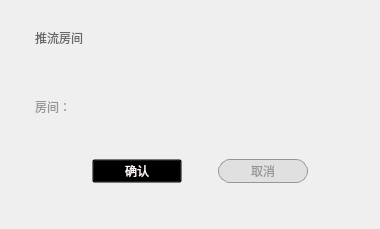
<?xml version="1.0" encoding="UTF-8"?>
<ui version="4.0">
 <class>ByPassRoomWdg</class>
 <widget class="QWidget" name="ByPassRoomWdg">
  <property name="geometry">
   <rect>
    <x>0</x>
    <y>0</y>
    <width>380</width>
    <height>229</height>
   </rect>
  </property>
  <property name="minimumSize">
   <size>
    <width>380</width>
    <height>229</height>
   </size>
  </property>
  <property name="maximumSize">
   <size>
    <width>380</width>
    <height>229</height>
   </size>
  </property>
  <property name="windowTitle">
   <string>ByPassRoomWdg</string>
  </property>
  <property name="styleSheet">
   <string notr="true"/>
  </property>
  <layout class="QVBoxLayout" name="verticalLayout_2">
   <property name="leftMargin">
    <number>25</number>
   </property>
   <property name="topMargin">
    <number>20</number>
   </property>
   <property name="rightMargin">
    <number>25</number>
   </property>
   <item>
    <widget class="QWidget" name="widget_4" native="true">
     <property name="styleSheet">
      <string notr="true">QWidget{
background-color:rgba(0,0,0,0);
}</string>
     </property>
     <layout class="QGridLayout" name="gridLayout">
      <property name="leftMargin">
       <number>0</number>
      </property>
      <property name="topMargin">
       <number>0</number>
      </property>
      <property name="rightMargin">
       <number>0</number>
      </property>
      <property name="bottomMargin">
       <number>0</number>
      </property>
      <property name="spacing">
       <number>0</number>
      </property>
      <item row="0" column="0">
       <widget class="QWidget" name="widget_title" native="true">
        <property name="minimumSize">
         <size>
          <width>0</width>
          <height>35</height>
         </size>
        </property>
        <property name="maximumSize">
         <size>
          <width>16777215</width>
          <height>35</height>
         </size>
        </property>
        <property name="styleSheet">
         <string notr="true"/>
        </property>
        <layout class="QHBoxLayout" name="horizontalLayout_2">
         <property name="leftMargin">
          <number>10</number>
         </property>
         <property name="topMargin">
          <number>0</number>
         </property>
         <property name="bottomMargin">
          <number>0</number>
         </property>
         <item alignment="Qt::AlignHCenter">
          <widget class="QLabel" name="label">
           <property name="maximumSize">
            <size>
             <width>16777215</width>
             <height>50</height>
            </size>
           </property>
           <property name="styleSheet">
            <string notr="true">color:rgb(105,105,105);
font: 12pt &quot;微软雅黑&quot;;</string>
           </property>
           <property name="text">
            <string>推流房间</string>
           </property>
          </widget>
         </item>
         <item>
          <spacer name="horizontalSpacer">
           <property name="orientation">
            <enum>Qt::Horizontal</enum>
           </property>
           <property name="sizeHint" stdset="0">
            <size>
             <width>40</width>
             <height>20</height>
            </size>
           </property>
          </spacer>
         </item>
         <item>
          <layout class="QGridLayout" name="layout_close"/>
         </item>
        </layout>
       </widget>
      </item>
      <item row="1" column="0">
       <layout class="QGridLayout" name="gridLayout_2">
        <property name="leftMargin">
         <number>10</number>
        </property>
        <property name="rightMargin">
         <number>10</number>
        </property>
        <property name="spacing">
         <number>0</number>
        </property>
        <item row="3" column="4">
         <widget class="QToolButton" name="toolButtonRefuse">
          <property name="minimumSize">
           <size>
            <width>90</width>
            <height>24</height>
           </size>
          </property>
          <property name="maximumSize">
           <size>
            <width>90</width>
            <height>24</height>
           </size>
          </property>
          <property name="styleSheet">
           <string notr="true">QToolButton{
    background-color: rgb(224, 224, 224);
	color: rgb(150, 150, 150);
	border: 1px solid rgb(150, 150, 150);
	border-radius: 12px;
}

QToolButton:hover{
    background-color: rgb(150, 150, 150);
    color: rgb(243, 243, 243);
}</string>
          </property>
          <property name="text">
           <string>取消</string>
          </property>
          <property name="autoRaise">
           <bool>true</bool>
          </property>
         </widget>
        </item>
        <item row="3" column="2">
         <widget class="QPushButton" name="pushButtonAgree">
          <property name="minimumSize">
           <size>
            <width>90</width>
            <height>24</height>
           </size>
          </property>
          <property name="maximumSize">
           <size>
            <width>90</width>
            <height>24</height>
           </size>
          </property>
          <property name="styleSheet">
           <string notr="true">QPushButton{
	color: rgb(255, 247, 247);
	border-image: url(:/sysButton/img/sysButton/okButton.png);
}
QPushButton:hover{
	color: rgb(255, 247, 247);
	border-image: url(:/sysButton/img/sysButton/okButtonOn.png);
}
QPushButton:pressed{
	color: rgb(255, 247, 247);
	border-image: url(:/sysButton/img/sysButton/okButton.png);
}
</string>
          </property>
          <property name="text">
           <string>确认</string>
          </property>
          <property name="autoRepeat">
           <bool>false</bool>
          </property>
         </widget>
        </item>
        <item row="3" column="3">
         <spacer name="horizontalSpacer_2">
          <property name="orientation">
           <enum>Qt::Horizontal</enum>
          </property>
          <property name="sizeHint" stdset="0">
           <size>
            <width>40</width>
            <height>20</height>
           </size>
          </property>
         </spacer>
        </item>
        <item row="3" column="0">
         <spacer name="horizontalSpacer_3">
          <property name="orientation">
           <enum>Qt::Horizontal</enum>
          </property>
          <property name="sizeHint" stdset="0">
           <size>
            <width>40</width>
            <height>20</height>
           </size>
          </property>
         </spacer>
        </item>
        <item row="3" column="5">
         <spacer name="horizontalSpacer_4">
          <property name="orientation">
           <enum>Qt::Horizontal</enum>
          </property>
          <property name="sizeHint" stdset="0">
           <size>
            <width>40</width>
            <height>20</height>
           </size>
          </property>
         </spacer>
        </item>
        <item row="2" column="3">
         <spacer name="verticalSpacer_2">
          <property name="orientation">
           <enum>Qt::Vertical</enum>
          </property>
          <property name="sizeHint" stdset="0">
           <size>
            <width>20</width>
            <height>40</height>
           </size>
          </property>
         </spacer>
        </item>
        <item row="1" column="1" colspan="5">
         <widget class="QLineEdit" name="lineEdit">
          <property name="minimumSize">
           <size>
            <width>0</width>
            <height>30</height>
           </size>
          </property>
          <property name="styleSheet">
           <string notr="true">
border:1px;
color: rgb(150, 150, 150);
</string>
          </property>
         </widget>
        </item>
        <item row="1" column="0">
         <widget class="QLabel" name="label_2">
          <property name="styleSheet">
           <string notr="true">
border:0px;
color: rgb(150, 150, 150);</string>
          </property>
          <property name="text">
           <string>房间：</string>
          </property>
         </widget>
        </item>
        <item row="0" column="1">
         <spacer name="verticalSpacer">
          <property name="orientation">
           <enum>Qt::Vertical</enum>
          </property>
          <property name="sizeHint" stdset="0">
           <size>
            <width>20</width>
            <height>40</height>
           </size>
          </property>
         </spacer>
        </item>
       </layout>
      </item>
     </layout>
    </widget>
   </item>
   <item>
    <spacer name="verticalSpacer_3">
     <property name="orientation">
      <enum>Qt::Vertical</enum>
     </property>
     <property name="sizeHint" stdset="0">
      <size>
       <width>20</width>
       <height>40</height>
      </size>
     </property>
    </spacer>
   </item>
  </layout>
 </widget>
 <layoutdefault spacing="6" margin="11"/>
 <resources>
  <include location="../VLive/VLive.qrc"/>
 </resources>
 <connections/>
</ui>
